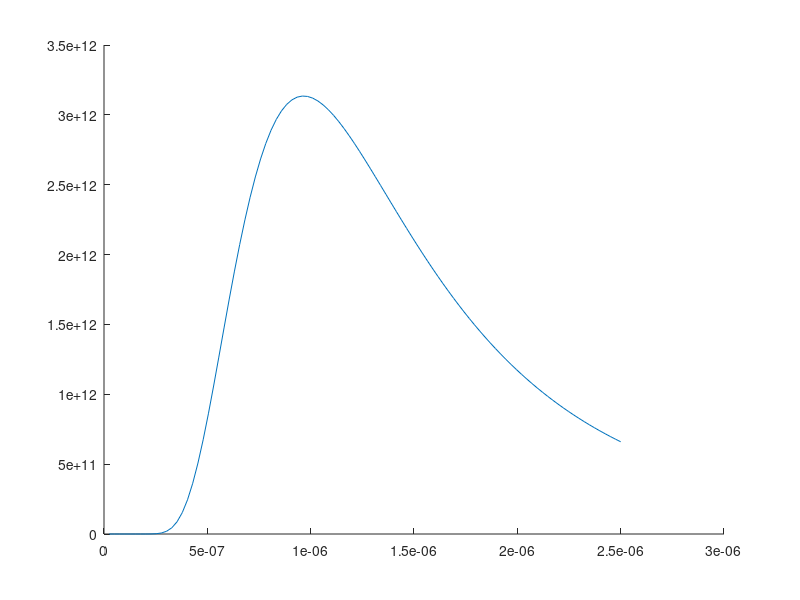

The MATLAB script that drew this image: (Note: this script raises an error after producing the figure.)
clear all; close all; clf
a = 3.7415*10^-16; b = 0.01438;lambda = linspace(0,250*10^-8,100);T =[3000, 4000, 5000, 6000];
hold on
    
for i= 1:4
    y = a./(lambda.^5.*(exp((b./(lambda*T(i))))-1));
    plot(lambda, y)
    gtext("T="+int2str(T(i)));
end






